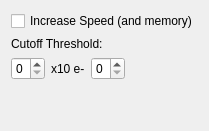
              <widget class="QWidget" name="LargeMoleculesFTC">
               <layout class="QVBoxLayout">
                <item>
                 <widget class="QCheckBox" name="ftc_fast">
                  <property name="text">
                   <string>Increase Speed (and memory)</string>
                  </property>
                 </widget>
                </item>
                <item>
                 <widget class="QLabel" name="label_99">
                  <property name="text">
                   <string>Cutoff Threshold:</string>
                  </property>
                 </widget>
                </item>
                <item>
                 <layout class="QHBoxLayout">
                  <item>
                   <widget class="QSpinBox" name="ftc_class_thresh_mult">
                    <property name="sizePolicy">
                     <sizepolicy hsizetype="Fixed" vsizetype="Fixed">
                      <horstretch>0</horstretch>
                      <verstretch>0</verstretch>
                     </sizepolicy>
                    </property>
                    <property name="maximum">
                     <number>9</number>
                    </property>
                   </widget>
                  </item>
                  <item>
                   <widget class="QLabel" name="label_100">
                    <property name="text">
                     <string>x10 e-</string>
                    </property>
                   </widget>
                  </item>
                  <item>
                   <widget class="QSpinBox" name="ftc_class_thresh_order">
                    <property name="sizePolicy">
                     <sizepolicy hsizetype="Fixed" vsizetype="Fixed">
                      <horstretch>0</horstretch>
                      <verstretch>0</verstretch>
                     </sizepolicy>
                    </property>
                    <property name="maximum">
                     <number>9</number>
                    </property>
                   </widget>
                  </item>
                  <item>
                   <spacer>
                    <property name="orientation">
                     <enum>Qt::Horizontal</enum>
                    </property>
                    <property name="sizeHint" stdset="0">
                     <size>
                      <width>40</width>
                      <height>20</height>
                     </size>
                    </property>
                   </spacer>
                  </item>
                 </layout>
                </item>
                <item>
                 <spacer>
                  <property name="orientation">
                   <enum>Qt::Vertical</enum>
                  </property>
                  <property name="sizeHint" stdset="0">
                   <size>
                    <width>20</width>
                    <height>40</height>
                   </size>
                  </property>
                 </spacer>
                </item>
               </layout>
              </widget>
